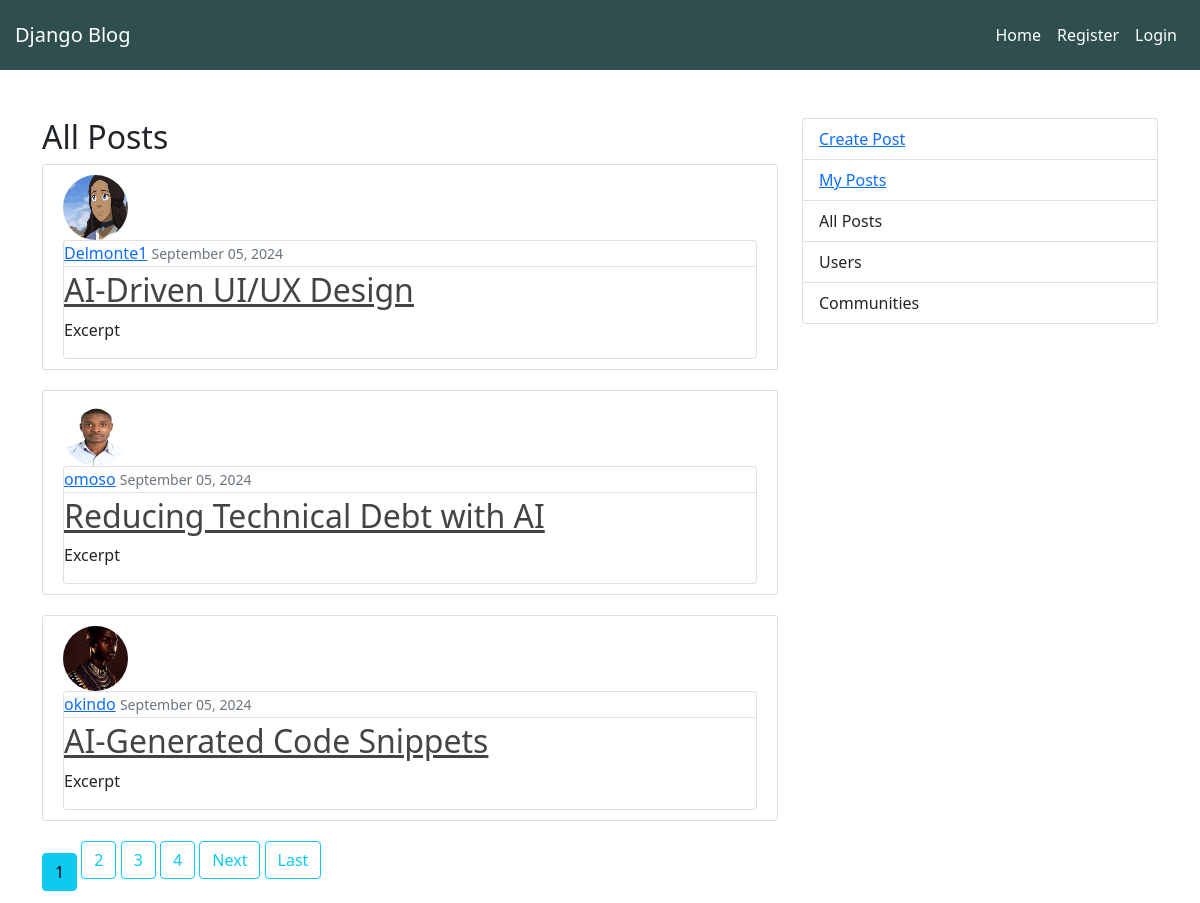
The page / on the database its author committed.
### newblog/models.py (models this page shows, shortened)
class Post(models.Model):
    title = models.CharField(max_length=200)
    excerpt = models.CharField(default="Excerpt", max_length=200)
    content = models.TextField()
    date_posted = models.DateTimeField(default=timezone.now)
    author = models.ForeignKey(User, on_delete=models.CASCADE)

### users/models.py (models this page shows, shortened)
class Profile(models.Model):
    user = models.OneToOneField(User, on_delete=models.CASCADE)
    image = models.ImageField(default="profile_pics/default.jpg", upload_to="profile_pics")

### newblog/views.py (the view)
# urls.py: path('', views.PostListView.as_view(), name='blog-home'),
class PostListView(ListView):
    model = Post
    template_name = 'newblog/home.html'
    context_object_name = "posts"
    ordering = ['-date_posted']
    paginate_by = 3

### newblog/templates/newblog/home.html (shortened to what this page needs)
{% extends "newblog/base.html" %}
{% block content %}
<div>
    <h2>All {{ title }} Posts</h2>
    {% for post in posts %}
    <article class="media content-section">
        <img class="rounded-circle article-img" src="{{ post.author.profile.image.url }}">
        <div class="media-body card">
            <div class="article-metadata">
                <a class="mr-2" href="{% url 'user-posts' post.author.id %}">{{ post.author }}</a>
                <small class="text-muted">{{ post.date_posted|date:"F d, Y" }}</small>
            </div>
            <h2><a class="article-title" href="{% url 'post-detail' post.pk %}">{{ post.title }}</a></h2>
            <p class="article-content">{{ post.excerpt }}</p>
        </div>
    </article>
    {% endfor %}
    <div style="margin-top: 5px;">
    {% if is_paginated %}
        {% for num in page_obj.paginator.page_range %}
            {% if page_obj.number == num %}
                <a href="?page={{ num }}" class="btn btn-info">{{ num }}</a>
            {% elif num >= page_obj.number|add:'-3' and num <= page_obj.number|add:'3' %}
            <a href="?page={{ num }}" class="btn btn-outline-info mb-4">{{ num }}</a>
            {% endif %}
        {% endfor %}
        {% if page_obj.has_next %}
            <a href="?page={{ page_obj.next_page_number }}" class="btn btn-outline-info mb-4">Next</a>
            <a href="?page={{ page_obj.paginator.num_pages}}" class="btn btn-outline-info mb-4">Last</a>
        {% endif %}
    {% endif %}
    </div>
</div>
{% endblock content %}

### newblog/templates/static/newblog/main.css (style rules this page uses)
.content-section { background: #ffffff; padding: 10px 20px; border: 1px solid #dddddd; border-radius: 3px; margin-bottom: 20px; }
.article-title { color: #444444; }
.article-content { white-space: pre-line; }
.article-img { height: 65px; width: 65px; margin-right: 16px; }
.article-metadata { padding-bottom: 1px; margin-bottom: 4px; border-bottom: 1px solid #e3e3e3 }

### rows shown on the page
Post: author.profile.image (picture), author "Delmonte1", date_posted "September 05, 2024", title "AI-Driven UI/UX Design", excerpt "Excerpt"
Post: author.profile.image (picture), author "omoso", date_posted "September 05, 2024", title "Reducing Technical Debt with AI", excerpt "Excerpt"
Post: author.profile.image (placeholder picture), author "okindo", date_posted "September 05, 2024", title "AI-Generated Code Snippets", excerpt "Excerpt"

### other values the page prints
{{ num }} "1"
{{ num }} "2" "3" "4"
